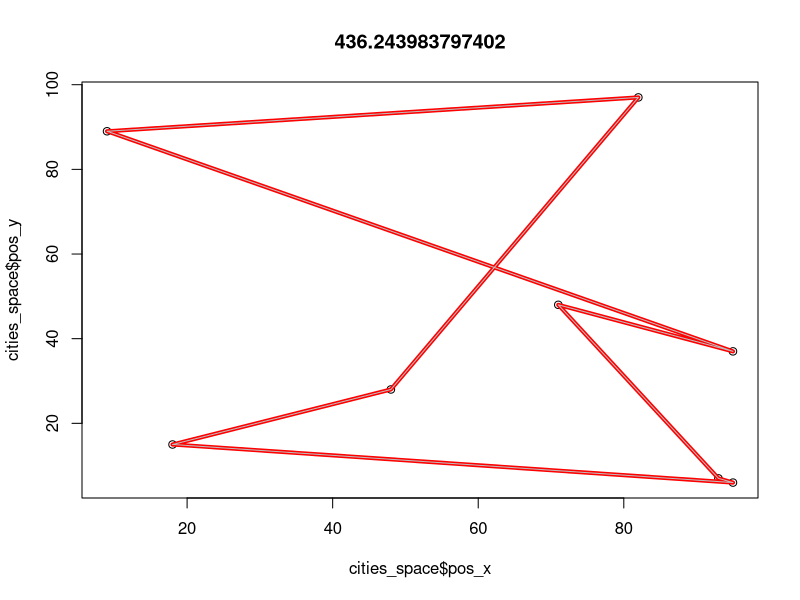
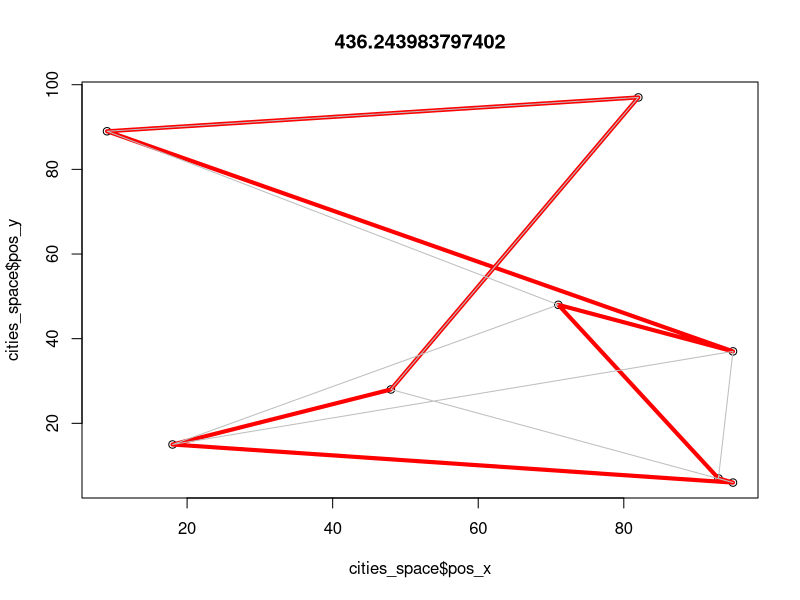
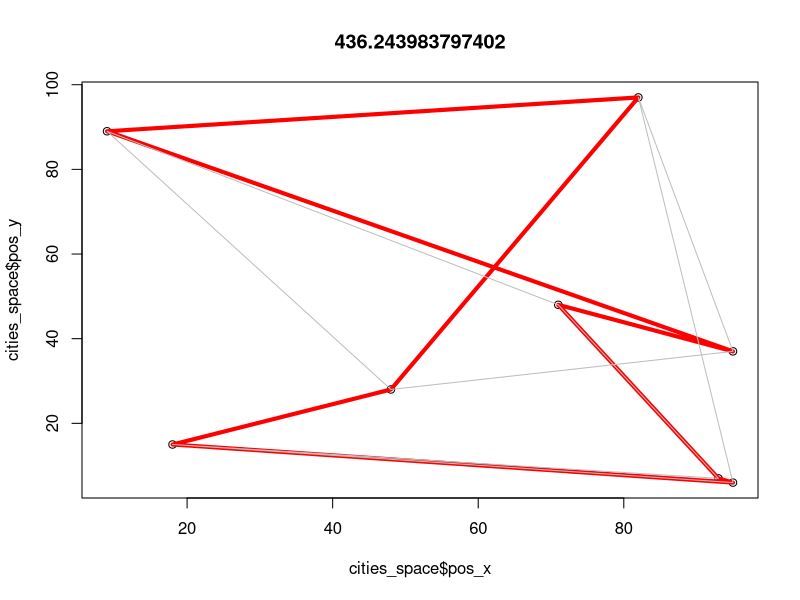
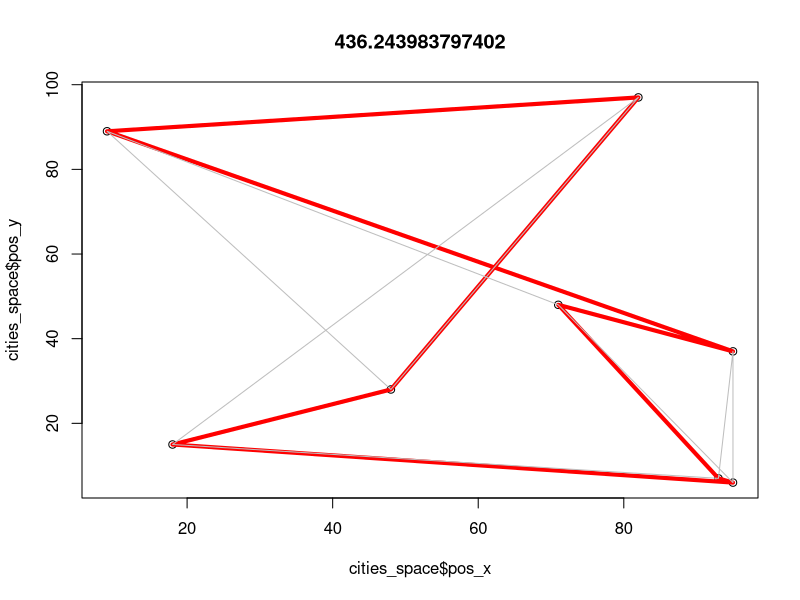
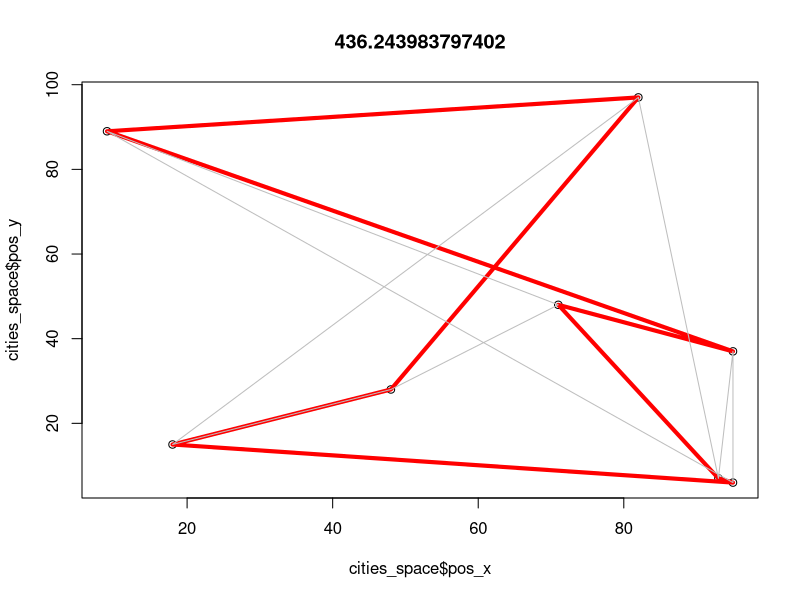
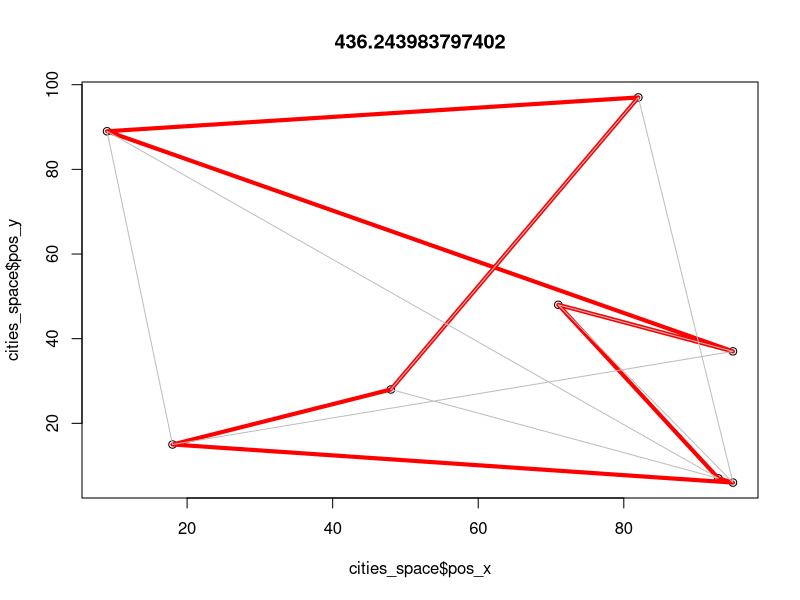
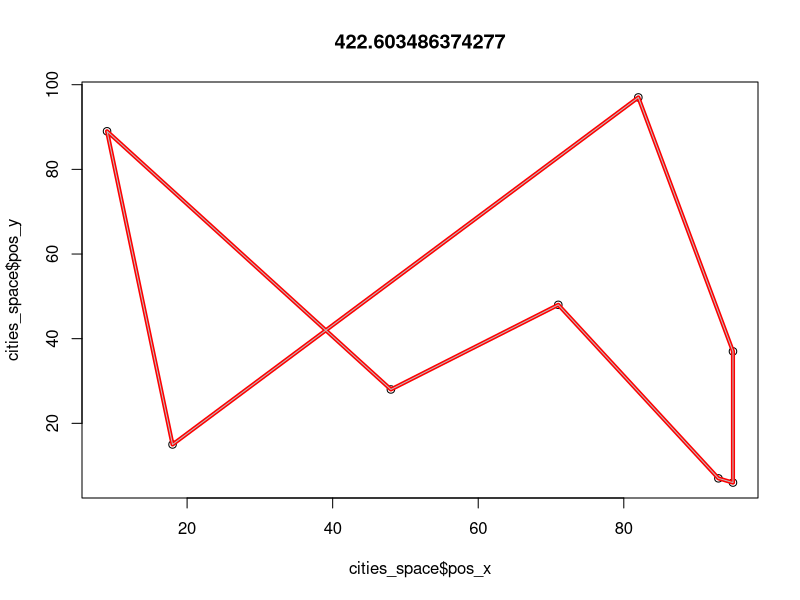
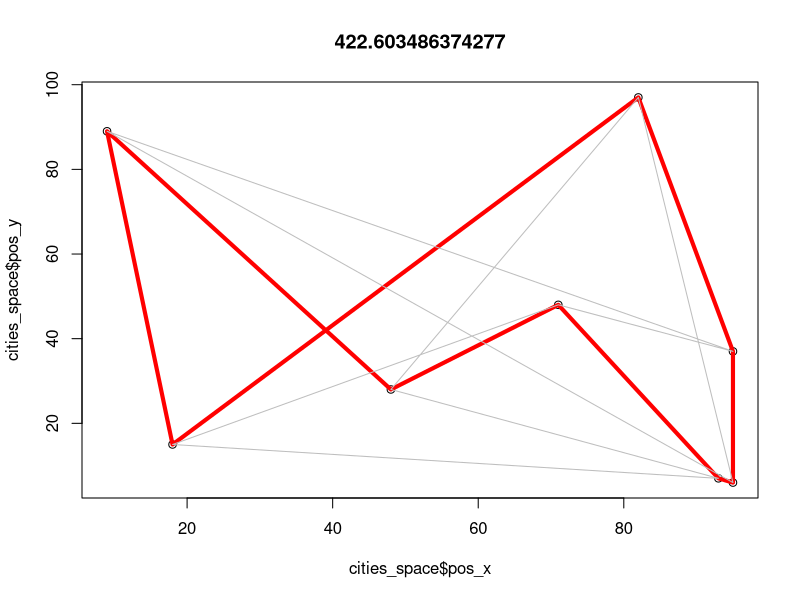

Here is the R script that generated these plots, in order:


generate_cities <- function(cities =5){
  pos_x <- sample(1:100, size = cities , replace=TRUE) 
  pos_y <- sample(1:100, size = cities , replace=TRUE)
  out <- data.frame(city = 1:cities, pos_x, pos_y )
  return(out)
}


distance_route <- function(route,distance){
  sum_distance<-0
  for(i in 1:length(route[-1])){
    out <- distance[ route[i], route[i+1]  ]
    sum_distance <- sum_distance + out
  }
  return(sum_distance)
}


sample_route <- function(initial_node=1, nodes=4){
  nodes<-1:nodes
  sample_nodes <- nodes[-initial_node]
  attach_nodes <- sample(sample_nodes)
  out<- c(initial_node,attach_nodes,initial_node)
  return(out)
}



cities_space <- generate_cities(cities = 8) 
cities_dist <- as.matrix(dist(cities_space[,2:3]))
dist<-data.frame()
for(i in 1:150){
  Sys.sleep(0.05)
  ruta <- sample_route(1,nrow(cities_dist))
  dist<-rbind( dist, c(ruta, distance_route(ruta,cities_dist) )  )
  names(dist)[ncol(dist)]<-"distance"
  x <- t(dist[dist$distance==min(dist$distance), ])[,1]
  y <- t(dist[nrow(dist),])[,1]
  plot(cities_space$pos_x, cities_space$pos_y, main=min(dist$distance))
  polygon(cities_space[x[-length(x)],][,2:3],border = "red",lwd=4)
  polygon(cities_space[y[-length(y)],][,2:3],border = "gray",lwd=1)
}
names(dist)[ncol(dist)]<-"distance"















